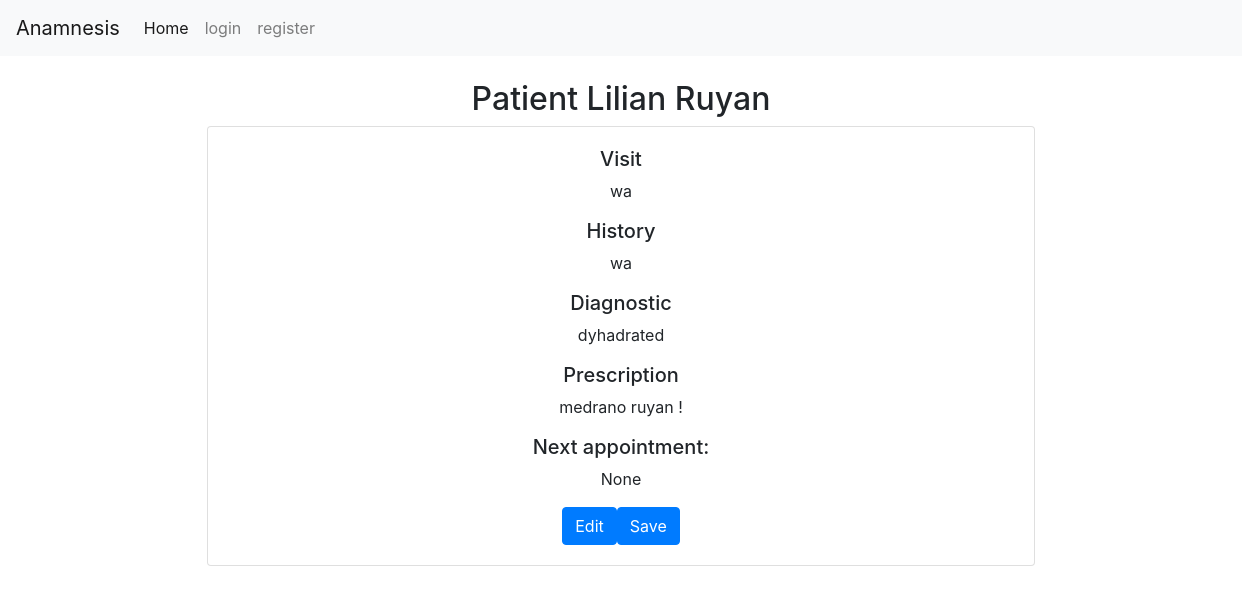
The page /fileview/1 on the database its author committed.
### anamnesis/models.py (models this page shows)
class Patienthistory(models.Model):
    patient = models.ForeignKey(Patient, on_delete=models.CASCADE, blank=True, null=True, related_name="patient_history")
    date = models.DateTimeField() #date the file was created
    diagnostic =models.CharField(max_length=500, blank=True, null=True)
    history =models.CharField(max_length=500, blank=True, null=True) # Explanation of the symptoms
    prescription = models.CharField(max_length=500, blank=True, null=True)
    visit = models.CharField(max_length=30, blank=True, null=True) # Reason the patient is visiting
    nextappointment = models.DateField(null=True)

class Patient(models.Model):
    doctor = models.ForeignKey(User, on_delete=models.CASCADE, blank=True, null=True, related_name="patients")
    name = models.CharField(max_length=25, blank=True)
    lastname = models.CharField(max_length=25, blank=True)
    address = models.CharField(max_length=50, blank=True, null=True)
    city = models.CharField(max_length=30, blank=True, null=True)
    state = models.CharField(max_length=20, blank=True, null=True)
    phonenumber = models.CharField(max_length=15, blank=True, null=True)
    date = models.DateTimeField(null=True)
    def __str__(self):
        return f"Patient {self.name} {self.lastname}"

### anamnesis/views.py (the view)
# urls.py: path("fileview/<int:file_id>", views.fileview, name="fileview"),
def fileview(request, file_id):
    fileofpatient = Patienthistory.objects.get(pk=file_id)
    return render(request, "anamnesis/fileview.html", {
        "fileofpatient": fileofpatient,
    })

### anamnesis/templates/anamnesis/fileview.html (shortened to what this page needs)
{% extends "anamnesis/layout.html" %}
{% load static %}
{% block body %}
    <h2 class="mt-4" style="text-align: center;">{{fileofpatient.patient}}</h2>
        <div class="card container col-sm-8" style="text-align: center;">
            <div class="card-body">
                <h5 class="card-title mb-2">Visit</h5>
                <p class="card-text">{{fileofpatient.visit}}</p>
                <h5 class="card-subtitletitle mb-2">History</h5>
                <p class="card-text">{{fileofpatient.history}}</p>
                <h5 class="card-title mb-2">Diagnostic</h5>
                <p id="diagnostic_{{fileofpatient.id}}" class="card-text">{{fileofpatient.diagnostic}}</p>
                <h5 class="card-title mb-2">Prescription</h5>
                <p id="prescription_{{fileofpatient.id}}" class="card-text">{{fileofpatient.prescription}}</p>
                <h5 class="card-title mb-2">Next appointment:</h5>
                <p id="nextappointment_{{fileofpatient.id}}" class="card-text">{{fileofpatient.nextappointment}}</p>
                <button type="button" class="btn btn-primary" onclick="edit({{fileofpatient.id}})">Edit</button><button type="button" class="btn btn-primary" onclick="save({{fileofpatient.id}})">Save</button>
            </div>
        </div>
{% endblock %}

### anamnesis/static/anamnesis/styles.css (style rules this page uses)
body { position: relative; }

### rows shown on the page
Patienthistory: patient "Patient Lilian Ruyan", visit "wa", history "wa", diagnostic "dyhadrated", prescription "medrano ruyan !", nextappointment "None"
